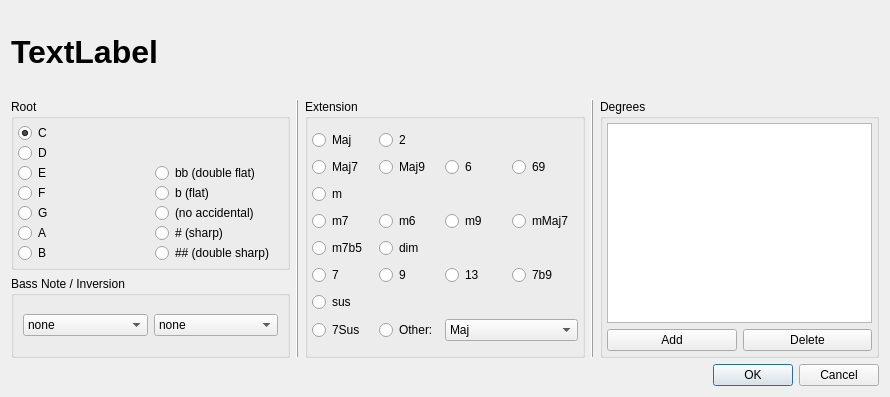
<ui version="4.0" >
 <class>ChordEdit</class>
 <widget class="QDialog" name="ChordEdit" >
  <property name="geometry" >
   <rect>
    <x>0</x>
    <y>0</y>
    <width>890</width>
    <height>397</height>
   </rect>
  </property>
  <property name="windowTitle" >
   <string>MuseScore: Harmony Properties</string>
  </property>
  <layout class="QGridLayout" >
   <item row="0" column="0" colspan="2" >
    <widget class="QLabel" name="chordLabel" >
     <property name="font" >
      <font>
       <pointsize>24</pointsize>
       <weight>75</weight>
       <bold>true</bold>
      </font>
     </property>
     <property name="text" >
      <string>TextLabel</string>
     </property>
    </widget>
   </item>
   <item row="1" column="0" >
    <widget class="QGroupBox" name="root" >
     <property name="title" >
      <string>Root</string>
     </property>
     <property name="flat" >
      <bool>true</bool>
     </property>
     <layout class="QGridLayout" >
      <property name="horizontalSpacing" >
       <number>9</number>
      </property>
      <property name="verticalSpacing" >
       <number>0</number>
      </property>
      <property name="margin" >
       <number>4</number>
      </property>
      <item row="0" column="0" >
       <widget class="QRadioButton" name="rootC" >
        <property name="text" >
         <string>C</string>
        </property>
        <property name="checked" >
         <bool>true</bool>
        </property>
       </widget>
      </item>
      <item row="2" column="0" >
       <widget class="QRadioButton" name="rootE" >
        <property name="text" >
         <string>E</string>
        </property>
       </widget>
      </item>
      <item row="2" column="1" >
       <widget class="QRadioButton" name="accDFlat" >
        <property name="text" >
         <string>bb (double flat)</string>
        </property>
       </widget>
      </item>
      <item row="3" column="0" >
       <widget class="QRadioButton" name="rootF" >
        <property name="text" >
         <string>F</string>
        </property>
       </widget>
      </item>
      <item row="3" column="1" >
       <widget class="QRadioButton" name="accFlat" >
        <property name="text" >
         <string>b (flat)</string>
        </property>
       </widget>
      </item>
      <item row="4" column="0" >
       <widget class="QRadioButton" name="rootG" >
        <property name="text" >
         <string>G</string>
        </property>
       </widget>
      </item>
      <item row="4" column="1" >
       <widget class="QRadioButton" name="accNone" >
        <property name="text" >
         <string>(no accidental)</string>
        </property>
       </widget>
      </item>
      <item row="5" column="0" >
       <widget class="QRadioButton" name="rootA" >
        <property name="text" >
         <string>A</string>
        </property>
       </widget>
      </item>
      <item row="5" column="1" >
       <widget class="QRadioButton" name="accSharp" >
        <property name="text" >
         <string># (sharp)</string>
        </property>
       </widget>
      </item>
      <item row="6" column="0" >
       <widget class="QRadioButton" name="rootB" >
        <property name="text" >
         <string>B</string>
        </property>
       </widget>
      </item>
      <item row="6" column="1" >
       <widget class="QRadioButton" name="accDSharp" >
        <property name="text" >
         <string>## (double sharp)</string>
        </property>
       </widget>
      </item>
      <item row="1" column="0" >
       <widget class="QRadioButton" name="rootD" >
        <property name="text" >
         <string>D</string>
        </property>
       </widget>
      </item>
     </layout>
    </widget>
   </item>
   <item rowspan="2" row="1" column="1" >
    <widget class="QFrame" name="frame" >
     <property name="frameShape" >
      <enum>QFrame::VLine</enum>
     </property>
     <property name="frameShadow" >
      <enum>QFrame::Raised</enum>
     </property>
    </widget>
   </item>
   <item rowspan="2" row="1" column="2" >
    <widget class="QGroupBox" name="extension" >
     <property name="title" >
      <string>Extension</string>
     </property>
     <property name="flat" >
      <bool>true</bool>
     </property>
     <layout class="QGridLayout" >
      <property name="margin" >
       <number>4</number>
      </property>
      <property name="spacing" >
       <number>0</number>
      </property>
      <item row="0" column="0" >
       <widget class="QRadioButton" name="extMaj" >
        <property name="text" >
         <string>Maj</string>
        </property>
       </widget>
      </item>
      <item row="0" column="1" >
       <widget class="QRadioButton" name="ext2" >
        <property name="text" >
         <string>2</string>
        </property>
       </widget>
      </item>
      <item row="1" column="0" >
       <widget class="QRadioButton" name="extMaj7" >
        <property name="text" >
         <string>Maj7</string>
        </property>
       </widget>
      </item>
      <item row="1" column="1" >
       <widget class="QRadioButton" name="extMaj9" >
        <property name="text" >
         <string>Maj9</string>
        </property>
       </widget>
      </item>
      <item row="1" column="2" >
       <widget class="QRadioButton" name="ext6" >
        <property name="text" >
         <string>6</string>
        </property>
       </widget>
      </item>
      <item row="1" column="3" >
       <widget class="QRadioButton" name="ext69" >
        <property name="text" >
         <string>69</string>
        </property>
       </widget>
      </item>
      <item row="2" column="0" >
       <widget class="QRadioButton" name="extm" >
        <property name="text" >
         <string>m</string>
        </property>
       </widget>
      </item>
      <item row="3" column="0" >
       <widget class="QRadioButton" name="extm7" >
        <property name="text" >
         <string>m7</string>
        </property>
       </widget>
      </item>
      <item row="4" column="0" >
       <widget class="QRadioButton" name="extm7b5" >
        <property name="text" >
         <string>m7b5</string>
        </property>
       </widget>
      </item>
      <item row="5" column="0" >
       <widget class="QRadioButton" name="ext7" >
        <property name="text" >
         <string>7</string>
        </property>
       </widget>
      </item>
      <item row="6" column="0" >
       <widget class="QRadioButton" name="extsus" >
        <property name="text" >
         <string>sus</string>
        </property>
       </widget>
      </item>
      <item row="7" column="0" >
       <widget class="QRadioButton" name="ext7Sus" >
        <property name="text" >
         <string>7Sus</string>
        </property>
       </widget>
      </item>
      <item row="3" column="1" >
       <widget class="QRadioButton" name="extm6" >
        <property name="text" >
         <string>m6</string>
        </property>
       </widget>
      </item>
      <item row="3" column="2" >
       <widget class="QRadioButton" name="extm9" >
        <property name="text" >
         <string>m9</string>
        </property>
       </widget>
      </item>
      <item row="3" column="3" >
       <widget class="QRadioButton" name="extmMaj7" >
        <property name="text" >
         <string>mMaj7</string>
        </property>
       </widget>
      </item>
      <item row="4" column="1" >
       <widget class="QRadioButton" name="extdim" >
        <property name="text" >
         <string>dim</string>
        </property>
       </widget>
      </item>
      <item row="5" column="1" >
       <widget class="QRadioButton" name="ext9" >
        <property name="text" >
         <string>9</string>
        </property>
       </widget>
      </item>
      <item row="5" column="2" >
       <widget class="QRadioButton" name="ext13" >
        <property name="text" >
         <string>13</string>
        </property>
       </widget>
      </item>
      <item row="5" column="3" >
       <widget class="QRadioButton" name="ext7b9" >
        <property name="text" >
         <string>7b9</string>
        </property>
       </widget>
      </item>
      <item row="7" column="1" >
       <widget class="QRadioButton" name="extOther" >
        <property name="text" >
         <string>Other:</string>
        </property>
       </widget>
      </item>
      <item row="7" column="2" colspan="2" >
       <widget class="QComboBox" name="extOtherCombo" >
        <item>
         <property name="text" >
          <string>Maj</string>
         </property>
        </item>
        <item>
         <property name="text" >
          <string>5b</string>
         </property>
        </item>
        <item>
         <property name="text" >
          <string>aug</string>
         </property>
        </item>
        <item>
         <property name="text" >
          <string>6</string>
         </property>
        </item>
        <item>
         <property name="text" >
          <string>Maj7</string>
         </property>
        </item>
        <item>
         <property name="text" >
          <string>Maj9</string>
         </property>
        </item>
        <item>
         <property name="text" >
          <string>Maj9#11</string>
         </property>
        </item>
        <item>
         <property name="text" >
          <string>Maj13#11</string>
         </property>
        </item>
        <item>
         <property name="text" >
          <string>Maj13</string>
         </property>
        </item>
        <item>
         <property name="text" >
          <string>+</string>
         </property>
        </item>
        <item>
         <property name="text" >
          <string>Maj7#5</string>
         </property>
        </item>
        <item>
         <property name="text" >
          <string>69</string>
         </property>
        </item>
        <item>
         <property name="text" >
          <string>2</string>
         </property>
        </item>
        <item>
         <property name="text" >
          <string>m</string>
         </property>
        </item>
        <item>
         <property name="text" >
          <string>maug</string>
         </property>
        </item>
        <item>
         <property name="text" >
          <string>mMaj7</string>
         </property>
        </item>
        <item>
         <property name="text" >
          <string>m7</string>
         </property>
        </item>
        <item>
         <property name="text" >
          <string>m9</string>
         </property>
        </item>
        <item>
         <property name="text" >
          <string>m11</string>
         </property>
        </item>
        <item>
         <property name="text" >
          <string>m13</string>
         </property>
        </item>
        <item>
         <property name="text" >
          <string>m6</string>
         </property>
        </item>
        <item>
         <property name="text" >
          <string>m#5</string>
         </property>
        </item>
        <item>
         <property name="text" >
          <string>m7#5</string>
         </property>
        </item>
        <item>
         <property name="text" >
          <string>m69</string>
         </property>
        </item>
        <item>
         <property name="text" >
          <string>Maj7Lyd</string>
         </property>
        </item>
        <item>
         <property name="text" >
          <string>Maj7b5</string>
         </property>
        </item>
        <item>
         <property name="text" >
          <string>m7b5</string>
         </property>
        </item>
        <item>
         <property name="text" >
          <string>dim</string>
         </property>
        </item>
        <item>
         <property name="text" >
          <string>m9b5</string>
         </property>
        </item>
        <item>
         <property name="text" >
          <string>5</string>
         </property>
        </item>
        <item>
         <property name="text" >
          <string>7+</string>
         </property>
        </item>
        <item>
         <property name="text" >
          <string>9+</string>
         </property>
        </item>
        <item>
         <property name="text" >
          <string>13+</string>
         </property>
        </item>
        <item>
         <property name="text" >
          <string>(blues)</string>
         </property>
        </item>
        <item>
         <property name="text" >
          <string>7(Blues)</string>
         </property>
        </item>
        <item>
         <property name="text" >
          <string>7</string>
         </property>
        </item>
        <item>
         <property name="text" >
          <string>13</string>
         </property>
        </item>
        <item>
         <property name="text" >
          <string>7b13</string>
         </property>
        </item>
        <item>
         <property name="text" >
          <string>7#11</string>
         </property>
        </item>
        <item>
         <property name="text" >
          <string>13#11</string>
         </property>
        </item>
        <item>
         <property name="text" >
          <string>7#11b13</string>
         </property>
        </item>
        <item>
         <property name="text" >
          <string>9</string>
         </property>
        </item>
        <item>
         <property name="text" >
          <string>9b13</string>
         </property>
        </item>
        <item>
         <property name="text" >
          <string>9#11</string>
         </property>
        </item>
        <item>
         <property name="text" >
          <string>13#11</string>
         </property>
        </item>
        <item>
         <property name="text" >
          <string>9#11b13</string>
         </property>
        </item>
        <item>
         <property name="text" >
          <string>7b9</string>
         </property>
        </item>
        <item>
         <property name="text" >
          <string>13b9</string>
         </property>
        </item>
        <item>
         <property name="text" >
          <string>7b9b13</string>
         </property>
        </item>
        <item>
         <property name="text" >
          <string>7b9#11</string>
         </property>
        </item>
        <item>
         <property name="text" >
          <string>13b9#11</string>
         </property>
        </item>
        <item>
         <property name="text" >
          <string>7b9#11b13</string>
         </property>
        </item>
        <item>
         <property name="text" >
          <string>7#9</string>
         </property>
        </item>
        <item>
         <property name="text" >
          <string>13#9</string>
         </property>
        </item>
        <item>
         <property name="text" >
          <string>7#9b13</string>
         </property>
        </item>
        <item>
         <property name="text" >
          <string>9#11</string>
         </property>
        </item>
        <item>
         <property name="text" >
          <string>13#9#11</string>
         </property>
        </item>
        <item>
         <property name="text" >
          <string>7#9#11b13</string>
         </property>
        </item>
        <item>
         <property name="text" >
          <string>7b5</string>
         </property>
        </item>
        <item>
         <property name="text" >
          <string>13b5</string>
         </property>
        </item>
        <item>
         <property name="text" >
          <string>7b5b13</string>
         </property>
        </item>
        <item>
         <property name="text" >
          <string>9b5</string>
         </property>
        </item>
        <item>
         <property name="text" >
          <string>9b5b13</string>
         </property>
        </item>
        <item>
         <property name="text" >
          <string>7b5b9</string>
         </property>
        </item>
        <item>
         <property name="text" >
          <string>13b5b9</string>
         </property>
        </item>
        <item>
         <property name="text" >
          <string>7b5b9b13</string>
         </property>
        </item>
        <item>
         <property name="text" >
          <string>7b5#9</string>
         </property>
        </item>
        <item>
         <property name="text" >
          <string>13b5#9</string>
         </property>
        </item>
        <item>
         <property name="text" >
          <string>7b5#9b13</string>
         </property>
        </item>
        <item>
         <property name="text" >
          <string>7#5</string>
         </property>
        </item>
        <item>
         <property name="text" >
          <string>13#5</string>
         </property>
        </item>
        <item>
         <property name="text" >
          <string>7#5#11</string>
         </property>
        </item>
        <item>
         <property name="text" >
          <string>13#5#11</string>
         </property>
        </item>
        <item>
         <property name="text" >
          <string>9#5</string>
         </property>
        </item>
        <item>
         <property name="text" >
          <string>9#5#11</string>
         </property>
        </item>
        <item>
         <property name="text" >
          <string>7#5b9</string>
         </property>
        </item>
        <item>
         <property name="text" >
          <string>13#5b9</string>
         </property>
        </item>
        <item>
         <property name="text" >
          <string>7#5b9#11</string>
         </property>
        </item>
        <item>
         <property name="text" >
          <string>13#5b9#11</string>
         </property>
        </item>
        <item>
         <property name="text" >
          <string>7#5#9</string>
         </property>
        </item>
        <item>
         <property name="text" >
          <string>13#5#9#11</string>
         </property>
        </item>
        <item>
         <property name="text" >
          <string>7#5#9#11</string>
         </property>
        </item>
        <item>
         <property name="text" >
          <string>13#5#9#11</string>
         </property>
        </item>
        <item>
         <property name="text" >
          <string>7alt</string>
         </property>
        </item>
        <item>
         <property name="text" >
          <string>7sus</string>
         </property>
        </item>
        <item>
         <property name="text" >
          <string>13sus</string>
         </property>
        </item>
        <item>
         <property name="text" >
          <string>7susb13</string>
         </property>
        </item>
        <item>
         <property name="text" >
          <string>7sus#11</string>
         </property>
        </item>
        <item>
         <property name="text" >
          <string>13sus#11</string>
         </property>
        </item>
        <item>
         <property name="text" >
          <string>7sus#11b13</string>
         </property>
        </item>
        <item>
         <property name="text" >
          <string>9sus</string>
         </property>
        </item>
        <item>
         <property name="text" >
          <string>9susb13</string>
         </property>
        </item>
        <item>
         <property name="text" >
          <string>9sus#11</string>
         </property>
        </item>
        <item>
         <property name="text" >
          <string>13sus#11</string>
         </property>
        </item>
        <item>
         <property name="text" >
          <string>9sus#11b13</string>
         </property>
        </item>
        <item>
         <property name="text" >
          <string>7susb9</string>
         </property>
        </item>
        <item>
         <property name="text" >
          <string>13susb9</string>
         </property>
        </item>
        <item>
         <property name="text" >
          <string>7susb9b13</string>
         </property>
        </item>
        <item>
         <property name="text" >
          <string>7susb9#11</string>
         </property>
        </item>
        <item>
         <property name="text" >
          <string>13susb9#11</string>
         </property>
        </item>
        <item>
         <property name="text" >
          <string>7susb9#11b13</string>
         </property>
        </item>
        <item>
         <property name="text" >
          <string>7sus#9</string>
         </property>
        </item>
        <item>
         <property name="text" >
          <string>13sus#9</string>
         </property>
        </item>
        <item>
         <property name="text" >
          <string>7sus#9b13</string>
         </property>
        </item>
        <item>
         <property name="text" >
          <string>9sus#11</string>
         </property>
        </item>
        <item>
         <property name="text" >
          <string>13sus#9#11</string>
         </property>
        </item>
        <item>
         <property name="text" >
          <string>7sus#9#11b13</string>
         </property>
        </item>
        <item>
         <property name="text" >
          <string>7susb5</string>
         </property>
        </item>
        <item>
         <property name="text" >
          <string>13susb5</string>
         </property>
        </item>
        <item>
         <property name="text" >
          <string>7susb5b13</string>
         </property>
        </item>
        <item>
         <property name="text" >
          <string>9susb5</string>
         </property>
        </item>
        <item>
         <property name="text" >
          <string>9susb5b13</string>
         </property>
        </item>
        <item>
         <property name="text" >
          <string>7susb5b9</string>
         </property>
        </item>
        <item>
         <property name="text" >
          <string>13susb5b9</string>
         </property>
        </item>
        <item>
         <property name="text" >
          <string>7susb5b9b13</string>
         </property>
        </item>
        <item>
         <property name="text" >
          <string>7susb5#9</string>
         </property>
        </item>
        <item>
         <property name="text" >
          <string>13susb5#9</string>
         </property>
        </item>
        <item>
         <property name="text" >
          <string>7susb5#9b13</string>
         </property>
        </item>
        <item>
         <property name="text" >
          <string>7sus#5</string>
         </property>
        </item>
        <item>
         <property name="text" >
          <string>13sus#5</string>
         </property>
        </item>
        <item>
         <property name="text" >
          <string>7sus#5#11</string>
         </property>
        </item>
        <item>
         <property name="text" >
          <string>13sus#5#11</string>
         </property>
        </item>
        <item>
         <property name="text" >
          <string>9sus#5</string>
         </property>
        </item>
        <item>
         <property name="text" >
          <string>9sus#5#11</string>
         </property>
        </item>
        <item>
         <property name="text" >
          <string>7sus#5b9</string>
         </property>
        </item>
        <item>
         <property name="text" >
          <string>13sus#5b9</string>
         </property>
        </item>
        <item>
         <property name="text" >
          <string>7sus#5b9#11</string>
         </property>
        </item>
        <item>
         <property name="text" >
          <string>13sus#5b9#11</string>
         </property>
        </item>
        <item>
         <property name="text" >
          <string>7sus#5#9</string>
         </property>
        </item>
        <item>
         <property name="text" >
          <string>13sus#5#9#11</string>
         </property>
        </item>
        <item>
         <property name="text" >
          <string>7sus#5#9#11</string>
         </property>
        </item>
        <item>
         <property name="text" >
          <string>13sus#5#9#11</string>
         </property>
        </item>
        <item>
         <property name="text" >
          <string>4</string>
         </property>
        </item>
        <item>
         <property name="text" >
          <string>sus</string>
         </property>
        </item>
       </widget>
      </item>
     </layout>
    </widget>
   </item>
   <item rowspan="2" row="1" column="3" >
    <widget class="QFrame" name="frame_2" >
     <property name="frameShape" >
      <enum>QFrame::VLine</enum>
     </property>
     <property name="frameShadow" >
      <enum>QFrame::Raised</enum>
     </property>
    </widget>
   </item>
   <item rowspan="2" row="1" column="4" >
    <widget class="QGroupBox" name="groupBox" >
     <property name="title" >
      <string>Degrees</string>
     </property>
     <property name="flat" >
      <bool>true</bool>
     </property>
     <layout class="QGridLayout" >
      <property name="margin" >
       <number>4</number>
      </property>
      <item row="0" column="0" colspan="2" >
       <widget class="QTableView" name="degreeTable" />
      </item>
      <item row="1" column="0" >
       <widget class="QPushButton" name="addButton" >
        <property name="text" >
         <string>Add</string>
        </property>
       </widget>
      </item>
      <item row="1" column="1" >
       <widget class="QPushButton" name="deleteButton" >
        <property name="text" >
         <string>Delete</string>
        </property>
       </widget>
      </item>
     </layout>
    </widget>
   </item>
   <item row="2" column="0" >
    <widget class="QGroupBox" name="groupBox_3" >
     <property name="title" >
      <string>Bass Note / Inversion</string>
     </property>
     <property name="flat" >
      <bool>true</bool>
     </property>
     <layout class="QHBoxLayout" >
      <item>
       <widget class="QComboBox" name="bassNote" >
        <item>
         <property name="text" >
          <string>none</string>
         </property>
        </item>
        <item>
         <property name="text" >
          <string>/C</string>
         </property>
        </item>
        <item>
         <property name="text" >
          <string>/Db</string>
         </property>
        </item>
        <item>
         <property name="text" >
          <string>/D</string>
         </property>
        </item>
        <item>
         <property name="text" >
          <string>/Eb</string>
         </property>
        </item>
        <item>
         <property name="text" >
          <string>/E</string>
         </property>
        </item>
        <item>
         <property name="text" >
          <string>/F</string>
         </property>
        </item>
        <item>
         <property name="text" >
          <string>/F#</string>
         </property>
        </item>
        <item>
         <property name="text" >
          <string>/G</string>
         </property>
        </item>
        <item>
         <property name="text" >
          <string>/Ab</string>
         </property>
        </item>
        <item>
         <property name="text" >
          <string>/A</string>
         </property>
        </item>
        <item>
         <property name="text" >
          <string>/Bb</string>
         </property>
        </item>
        <item>
         <property name="text" >
          <string>/B</string>
         </property>
        </item>
       </widget>
      </item>
      <item>
       <widget class="QComboBox" name="inversion" >
        <property name="currentIndex" >
         <number>0</number>
        </property>
        <item>
         <property name="text" >
          <string>none</string>
         </property>
        </item>
        <item>
         <property name="text" >
          <string>1</string>
         </property>
        </item>
        <item>
         <property name="text" >
          <string>2</string>
         </property>
        </item>
        <item>
         <property name="text" >
          <string>3</string>
         </property>
        </item>
       </widget>
      </item>
     </layout>
    </widget>
   </item>
   <item row="3" column="2" colspan="3" >
    <widget class="QDialogButtonBox" name="buttonBox" >
     <property name="orientation" >
      <enum>Qt::Horizontal</enum>
     </property>
     <property name="standardButtons" >
      <set>QDialogButtonBox::Cancel|QDialogButtonBox::Ok</set>
     </property>
    </widget>
   </item>
  </layout>
 </widget>
 <resources/>
 <connections>
  <connection>
   <sender>buttonBox</sender>
   <signal>accepted()</signal>
   <receiver>ChordEdit</receiver>
   <slot>accept()</slot>
   <hints>
    <hint type="sourcelabel" >
     <x>248</x>
     <y>254</y>
    </hint>
    <hint type="destinationlabel" >
     <x>157</x>
     <y>274</y>
    </hint>
   </hints>
  </connection>
  <connection>
   <sender>buttonBox</sender>
   <signal>rejected()</signal>
   <receiver>ChordEdit</receiver>
   <slot>reject()</slot>
   <hints>
    <hint type="sourcelabel" >
     <x>316</x>
     <y>260</y>
    </hint>
    <hint type="destinationlabel" >
     <x>286</x>
     <y>274</y>
    </hint>
   </hints>
  </connection>
 </connections>
</ui>
